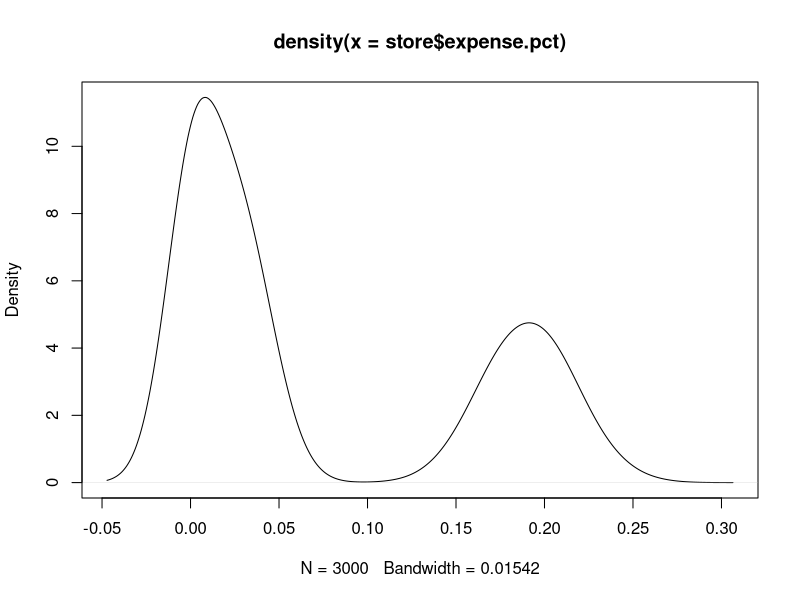
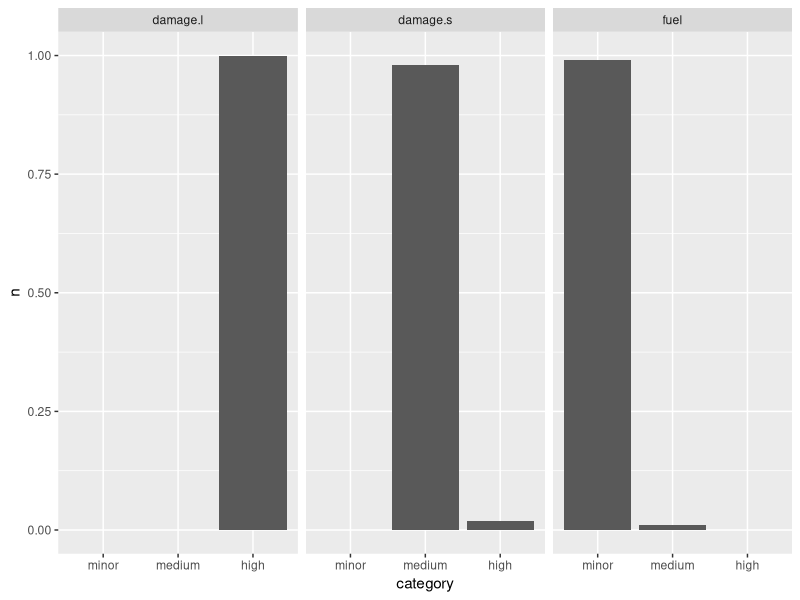

These figures' R source, in order:
library(tidyverse)


store=NULL
for(i in 1:1000){
  minor=rnorm(n=1, mean=15000, sd=5000)
  major=rnorm(n=1, mean=100000, sd=10000) # this should be lognormal
  fdays=100
  income_day=rnorm(n=1, mean=7000, sd=250)
  season.base=rnorm(n=1, mean=75000, sd=1500)
  fuel.base=rnorm(n=1, mean=1000, sd=250)
  fuel.large=rnorm(n=1, mean=500, sd=250)
  
  ###
  profit=((income_day-fuel.base)*fdays)-season.base # baseline profit
  ###
  est.costs=data.frame(expense.pct=c(minor/profit,major/profit,fuel.large/profit),
             label=c('damage.s', 'damage.l', 'fuel'))
  store=rbind(store, est.costs)
}

plot(density(store$expense.pct))

thr=quantile(store$expense.pct, probs=c(0.33,0.66))
store$category=cut(store$expense.pct, breaks = c(-Inf, thr, Inf), labels = c('minor', 'medium','high'))

cpt=store%>%
  dplyr::group_by(label, category)%>%
  tally()%>%
  dplyr::group_by(label)%>%
  dplyr::mutate(n=n/sum(n))

ggplot(data=cpt)+
  geom_col(aes(x=category, y=n))+
  facet_wrap(~label)
